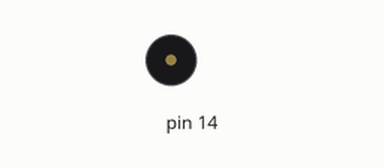
Simulated run of this sketch. Board: Arduino Uno, built with avr-gcc and run on an emulated ATmega328P. Parts: buzzer (waves = sounding).

Above: at 0.6 s.
Timing chart, 0 to 3.0 s (numbered marks = the images above):
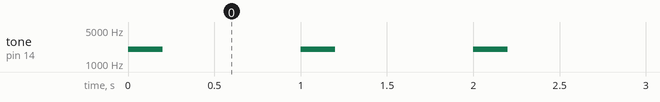

The sketch:

Buzzer.ino
```cpp
#include <Tone32.h>
void setup()
{

}

void loop()
{
    tone(14,2000,200);
    delay(1000);
}
```

Measured:
- by itself, tone on pin 14: alternates 2000 Hz for 0.20 s and silent for 0.80 s
